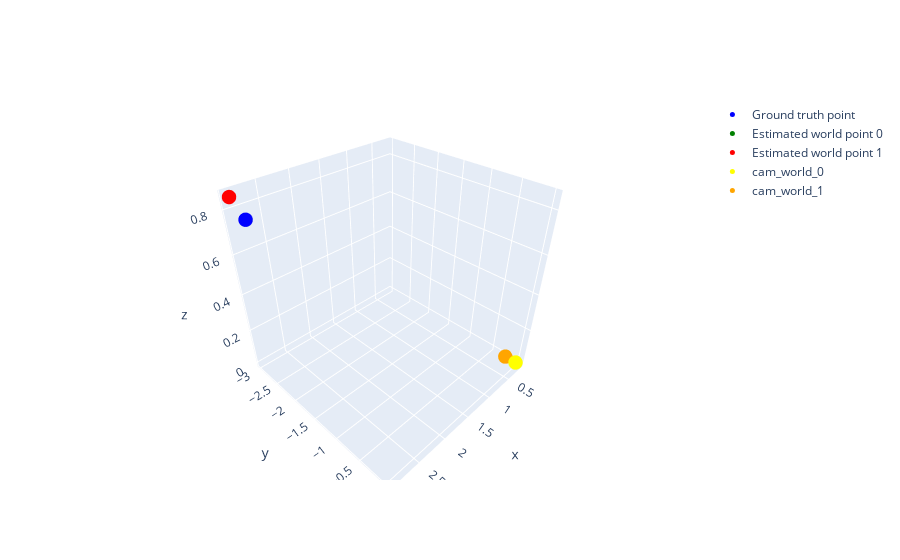

Notebook code for this chart:
### Code cell
meas_0 = data.get_measurements()[0]
meas_1 = data.get_measurements()[1]

gt_pose_0 = meas_0['gt_pose']
point_0 = meas_0['points'][0]
image_point_0 = point_0['image_point']
appearance_0 = point_0['appearance']
id_0 = point_0['actual_point_id']

gt_pose_1 = meas_1['gt_pose']
point_1 = meas_1['points'][0]
image_point_1 = point_1['image_point']
appearance_1 = point_1['appearance']
id_1 = point_1['actual_point_id']


print('Ground truth robot pose 0:', gt_pose_0)
print('id 0:', id_0)
print('Image point 0:', image_point_0)
print('Appearance 0:', appearance_0)
print('')
print('Ground truth robot pose 1:', gt_pose_1)
print('id 1:', id_1)
print('Image point 1:', image_point_1)
print('Appearance 1:', appearance_1)
print('')

world_data = data.get_world(6)
ground_truth_apperance = world_data['landmark_appearance']
ground_truth_point = np.array(world_data['landmark_position'])
ground_truth_point_0 = ground_truth_point - np.array(gt_pose_0)
ground_truth_point_1 = ground_truth_point - np.array(gt_pose_1)

print('Ground truth id:', 6)
print('Ground truth point:', ground_truth_point)
print('Ground truth point 0:', ground_truth_point_0)
print('Ground truth point 1:', ground_truth_point_1)
print('Ground truth appearance:', ground_truth_apperance)
print('')

estimated_image_point_0 = camera.world_to_pixel_projection(ground_truth_point)
estimated_image_point_1 = camera.world_to_pixel_projection(ground_truth_point_1)

print('Estimated image point 0:', estimated_image_point_0)
print('Estimated image point 1:', estimated_image_point_1)
print('')

###############
R = camera.get_camera_transform()[:3, :3]
t = camera.get_camera_transform()[:3, 3]

image_point_0_hom = np.array([image_point_0[0], image_point_0[1], 1])
pc_0 = np.dot(np.linalg.inv(camera.get_camera_matrix()), image_point_0_hom)
pw_0 = t + np.dot(R, pc_0)
cam_0 = np.array(gt_pose_0).T
cam_world_0 = t + np.dot(R, cam_0)
vector_0 = (pw_0 - cam_world_0) / np.linalg.norm(pw_0 - cam_world_0)
estimated_world_point_0 = cam_world_0 + 3.98*vector_0

image_point_1_hom = np.array([image_point_1[0], image_point_1[1], 1])
pc_1 = np.dot(np.linalg.inv(camera.get_camera_matrix()), image_point_1_hom)
pw_1 = t + np.dot(R, pc_1)
cam_1 = np.array(gt_pose_1).T
cam_world_1 = t + np.dot(R, cam_1)
vector_1 = (pw_1 - cam_world_1) / np.linalg.norm(pw_1 - cam_world_1)
estimated_world_point_1 = cam_world_1 + 3.98*vector_1

print('Estimated world point 0:', estimated_world_point_0)
print('Estimated world point 1:', estimated_world_point_1)

# Plot
fig = go.Figure()

# Add ground truth point
fig.add_trace(go.Scatter3d(x=[ground_truth_point[0]], y=[ground_truth_point[1]], z=[ground_truth_point[2]], mode='markers', name='Ground truth point', marker=dict(size=5, color='blue')))
fig.add_trace(go.Scatter3d(x=[estimated_world_point_0[0]], y=[estimated_world_point_0[1]], z=[estimated_world_point_0[2]], mode='markers', name='Estimated world point 0', marker=dict(size=5, color='green')))
fig.add_trace(go.Scatter3d(x=[estimated_world_point_1[0]], y=[estimated_world_point_1[1]], z=[estimated_world_point_1[2]], mode='markers', name='Estimated world point 1', marker=dict(size=5, color='red')))
# add cam_0 
fig.add_trace(go.Scatter3d(x=[cam_world_0[0]], y=[cam_world_0[1]], z=[cam_world_0[2]], mode='markers', name='cam_world_0', marker=dict(size=5, color='yellow')))
# add cam_1
fig.add_trace(go.Scatter3d(x=[cam_world_1[0]], y=[cam_world_1[1]], z=[cam_world_1[2]], mode='markers', name='cam_world_1', marker=dict(size=5, color='orange')))

fig.update_layout(scene=dict(aspectmode="cube"))    
fig.show()

### Figure 1 — Plotly figure (JSON) as saved in the notebook; plotly's stock layout.template omitted (floating-point values rounded to 4 significant figures)
{"data": [{"marker": {"color": "blue", "size": 5}, "mode": "markers", "name": "Ground truth point", "type": "scatter3d", "x": [2.8], "y": [-2.919], "z": [0.7514]}, {"marker": {"color": "green", "size": 5}, "mode": "markers", "name": "Estimated world point 0", "type": "scatter3d", "x": [2.799], "y": [-2.919], "z": [0.7514]}, {"marker": {"color": "red", "size": 5}, "mode": "markers", "name": "Estimated world point 1", "type": "scatter3d", "x": [2.926], "y": [-2.971], "z": [0.854]}, {"marker": {"color": "yellow", "size": 5}, "mode": "markers", "name": "cam_world_0", "type": "scatter3d", "x": [0.2], "y": [0], "z": [0]}, {"marker": {"color": "orange", "size": 5}, "mode": "markers", "name": "cam_world_1", "type": "scatter3d", "x": [0.2], "y": [-0.2004], "z": [0]}], "layout": {"scene": {"aspectmode": "cube"}}}
